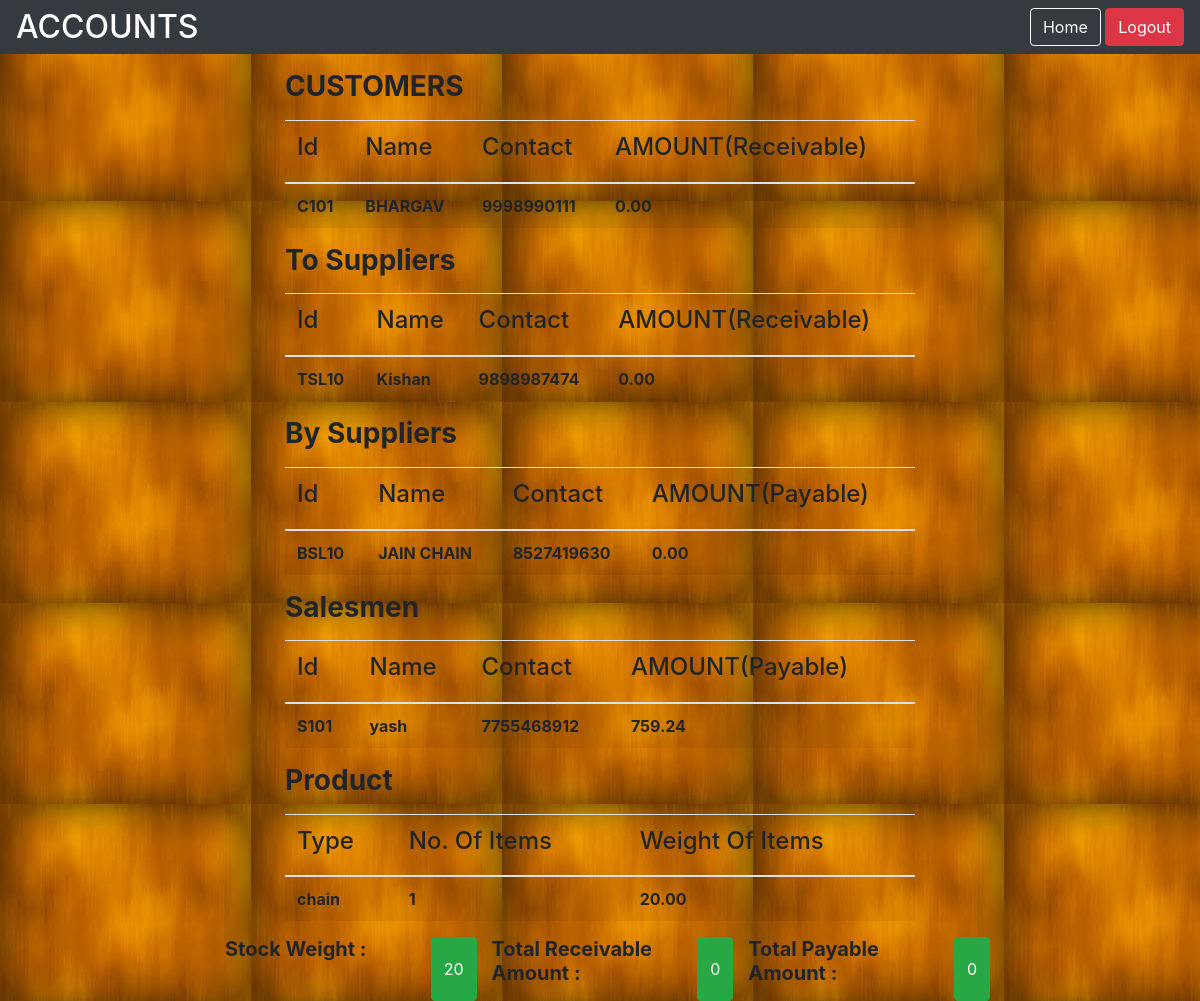
Screenshot of /accounts.php (signed in) with the database file from the repository.
### tables this page shows
CREATE TABLE `customers` (
  `C_ID` varchar(5) NOT NULL,
  `S_ID` varchar(5) NOT NULL,
  `A_ID` varchar(25) NOT NULL,
  `C_NAME` text NOT NULL,
  `C_ADDRESS` text NOT NULL,
  `BILL PENDING` double(10,2) NOT NULL DEFAULT '0.00',
  `BILL` double(10,2) NOT NULL DEFAULT '0.00'
);

CREATE TABLE `customer_contact` (
  `C_ID` varchar(5) NOT NULL,
  `CONTACT1` bigint(13) DEFAULT NULL,
  `CONTACT2` bigint(13) DEFAULT NULL
);

CREATE TABLE `supplied` (
  `S_ID` varchar(5) NOT NULL,
  `A_ID` varchar(25) NOT NULL,
  `S_NAME` text NOT NULL,
  `S_EMAIL` text NOT NULL,
  `S_ADDRESS` text NOT NULL,
  `BILL PENDING` double(10,2) NOT NULL DEFAULT '0.00',
  `BILL` double(10,2) NOT NULL DEFAULT '0.00'
);

CREATE TABLE `supplied_contact` (
  `S_ID` varchar(5) NOT NULL,
  `CONTACT1` bigint(13) DEFAULT NULL,
  `CONTACT2` bigint(13) DEFAULT NULL
);

CREATE TABLE `supplier` (
  `S_ID` varchar(5) NOT NULL,
  `A_ID` varchar(25) NOT NULL,
  `S_NAME` text NOT NULL,
  `S_ADDRESS` text NOT NULL,
  `S_EMAIL` text NOT NULL,
  `BILL PENDING` double(10,2) NOT NULL DEFAULT '0.00',
  `BILL` double(10,2) NOT NULL DEFAULT '0.00'
);

CREATE TABLE `supplier_contact` (
  `S_ID` varchar(5) NOT NULL,
  `CONTACT1` bigint(13) DEFAULT NULL,
  `CONTACT2` bigint(13) DEFAULT NULL
);

CREATE TABLE `salesmen` (
  `S_ID` varchar(5) NOT NULL,
  `A_ID` varchar(25) NOT NULL,
  `S_NAME` text NOT NULL,
  `S_ADDRESS` text NOT NULL,
  `S_EMAIL` text NOT NULL,
  `COMMISSION` double(8,2) NOT NULL
);

CREATE TABLE `salesmen_contact` (
  `S_ID` varchar(5) NOT NULL,
  `CONTACT1` bigint(13) DEFAULT NULL,
  `CONTACT2` bigint(13) DEFAULT NULL
);

CREATE TABLE `products` (
  `P_ID` varchar(5) NOT NULL,
  `W_ID` varchar(5) DEFAULT NULL,
  `A_ID` varchar(25) NOT NULL,
  `P_TYPE` text NOT NULL,
  `P_WEIGHT` float(5,2) NOT NULL
);

### accounts.php (the view, shortened to what this page needs)
<?php
	$link = mysqli_connect("localhost","root","","dbms project");
	$stockWeight = 0;
	$stockReceivable = 0;
	$stockPayable = 0;
?>
<html>
	<head>
		<link href="bootstrap.min.css" rel="stylesheet" type="text/css">
	</head>
	<body style="background-image:url('background.jpg');">
		<nav class="navbar navbar-expand-lg navbar-light bg-dark">
		  <h2 style="color:white;margin:0 13px 0 0">ACCOUNTS</h2>
		  <div class="collapse navbar-collapse" id="navbarSupportedContent">
			<div class="ml-auto nav-item">
			  <a href ='loggedIn.php'><button class="btn btn-outline-light" type="submit">Home</button></a>
			  <a href ='login.php?logout=1'><button class="btn btn-danger" type="submit">Logout</button></a>
			</div>
		  </div>
		</nav>
		<div class="container" style="width:55%;">
			<p><h3><b>CUSTOMERS</b></h3></p>
			<table class="table table-striped">
			  <?php
				  echo "<thead>
					<tr>
					  <th scope='col'><h4>Id</h4></th>
					  <th scope='col'><h4>Name</h4></th>
					  <th scope='col'><h4>Contact</h4></th>
					  <th scope='col'><h4>AMOUNT(Receivable)</h4></th>
					</tr>
				  </thead>
				  <tbody>";
					$query = "select * from customers where A_ID = '".$_SESSION['UserName']."' ";
					$result = mysqli_query($link,$query);
					while($row = mysqli_fetch_array($result))
				    {
						$CC = mysqli_fetch_array(mysqli_query($link,"select * from customer_contact where C_ID = '".$row['C_ID']."' "));
						$stockReceivable += $row['BILL PENDING'];
						echo "
						<tr>
						  <td><b>".$row['C_ID']."</b></td>
						  <td><b>".$row['C_NAME']."</b></td>
						  <td><b>".$CC['CONTACT1']."</b></td>
						  <td><b>".$row['BILL PENDING']."</b></td>
						</tr>";
					}
			    ?>
			  </tbody>
			</table>
		</div>
		<div class="container" style="width:55%;">
			<p><h3><b>To Suppliers</b></h3></p>
			<table class="table table-striped">
			  <?php
				  echo "<thead>
					<tr>
					  <th scope='col'><h4>Id</h4></th>
					  <th scope='col'><h4>Name</h4></th>
					  <th scope='col'><h4>Contact</h4></th>
					  <th scope='col'><h4>AMOUNT(Receivable)</h4></th>
					</tr>
				  </thead>
				  <tbody>";
					$query = "select * from supplied where A_ID = '".$_SESSION['UserName']."' ";
					$result = mysqli_query($link,$query);
					while($row = mysqli_fetch_array($result))
				    {
						$SS = mysqli_fetch_array(mysqli_query($link,"select * from supplied_contact where S_ID = '".$row['S_ID']."' "));
						$stockReceivable += $row['BILL PENDING'];
						echo "
						<tr>
						  <td><b>".$row['S_ID']."</b></td>
						  <td><b>".$row['S_NAME']."</b></td>
						  <td><b>".$SS['CONTACT1']."</b></td>
						  <td><b>".$row['BILL PENDING']."</b></td>
						</tr>";
					}
			    ?>
			  </tbody>
			</table>
		</div>
		<div class="container" style="width:55%;">
			<p><h3><b>By Suppliers</b></h3></p>
			<table class="table table-striped">
			  <?php
				  echo "<thead>
					<tr>
					  <th scope='col'><h4>Id</h4></th>
					  <th scope='col'><h4>Name</h4></th>
					  <th scope='col'><h4>Contact</h4></th>
					  <th scope='col'><h4>AMOUNT(Payable)</h4></th>
					</tr>
				  </thead>
				  <tbody>";
					$query = "select * from supplier where A_ID = '".$_SESSION['UserName']."' ";
					$result = mysqli_query($link,$query);
					while($row = mysqli_fetch_array($result))
				    {
						$SS = mysqli_fetch_array(mysqli_query($link,"select * from supplier_contact where S_ID = '".$row['S_ID']."' "));
						$stockPayable += $row['BILL PENDING'];
						echo "
						<tr>
						  <td><b>".$row['S_ID']."</b></td>
						  <td><b>".$row['S_NAME']."</b></td>
						  <td><b>".$SS['CONTACT1']."</b></td>
						  <td><b>".$row['BILL PENDING']."</b></td>
						</tr>";
					}
			    ?>
			  </tbody>
			</table>
		</div>
		<div class="container" style="width:55%;">
			<p><h3><b>Salesmen</b></h3></p>
			<table class="table table-striped">
			  <?php
				  echo "<thead>
					<tr>
					  <th scope='col'><h4>Id</h4></th>
					  <th scope='col'><h4>Name</h4></th>
					  <th scope='col'><h4>Contact</h4></th>
					  <th scope='col'><h4>AMOUNT(Payable)</h4></th>
					</tr>
				  </thead>
				  <tbody>";
					$query = "select * from salesmen where A_ID = '".$_SESSION['UserName']."' ";
					$result = mysqli_query($link,$query);
					while($row = mysqli_fetch_array($result))
				    {
						$SS = mysqli_fetch_array(mysqli_query($link,"select * from salesmen_contact where S_ID = '".$row['S_ID']."' "));
						echo "
						<tr>
						  <td><b>".$row['S_ID']."</b></td>
						  <td><b>".$row['S_NAME']."</b></td>
						  <td><b>".$SS['CONTACT1']."</b></td>
						  <td><b>".$row['COMMISSION']."</b></td>
						</tr>";
					}
			    ?>
			  </tbody>
			</table>
		</div>
		<div class="container" style="width:55%;">
			<p><h3><b>Product</b></h3></p>
			<table class="table table-striped">
			  <?php
					echo "<thead>
					<tr>
					  <th scope='col'><h4>Type</h4></th>
					  <th scope='col'><h4>No. Of Items</h4></th>
					  <th scope='col'><h4>Weight Of Items</h4></th>
					</tr>
					  </thead>
					  <tbody>";
					$query = "select *,COUNT(P_TYPE),SUM(P_WEIGHT) from products where A_ID = '".$_SESSION['UserName']."' GROUP BY P_TYPE";
					$r = mysqli_query($link,$query);
					while($result = mysqli_fetch_array($r))
					{
						$typeCount = $result['COUNT(P_TYPE)'];
						$weightCount = $result['SUM(P_WEIGHT)'];
						$stockWeight += $weightCount;
						echo "
						<tr>
						  <td><b>".$result['P_TYPE']."</b></td>
						  <td><b>".$typeCount."</b></td>
						  <td><b>".$weightCount."</b></td>
						</tr>";
					}
			    ?>
			  </tbody>
			</table>
		</div>
		<div class="container" style="width:65%;">
			<div class="row">
				<label class="col"><h5><b>Stock Weight : </b></h5></label>
				<button class="btn btn-success"><?php echo $stockWeight; ?> </button>
				<label class="col"><h5><b>Total Receivable Amount : </b></h5></label>
				<button class="btn btn-success"><?php echo $stockReceivable; ?> </button>
				<label class="col"><h5><b>Total Payable Amount : </b></h5></label>
				<button class="btn btn-success"><?php echo $stockPayable; ?> </button>
			</div>
		</div>
	</body>
</html>

### rows the page displays
customers: C_ID "C101", C_NAME "BHARGAV", customer_contact.CONTACT1 "9998990111", BILL PENDING "0.00"
supplied: S_ID "TSL10", S_NAME "Kishan", supplied_contact.CONTACT1 "9898987474", BILL PENDING "0.00"
supplier: S_ID "BSL10", S_NAME "JAIN CHAIN", supplier_contact.CONTACT1 "8527419630", BILL PENDING "0.00"
salesmen: S_ID "S101", S_NAME "yash", salesmen_contact.CONTACT1 "7755468912", COMMISSION "759.24"
products: P_TYPE "chain", typeCount "1", weightCount "20.00"

### other values shown
$stockWeight "20"
$stockReceivable "0"
$stockPayable "0"
